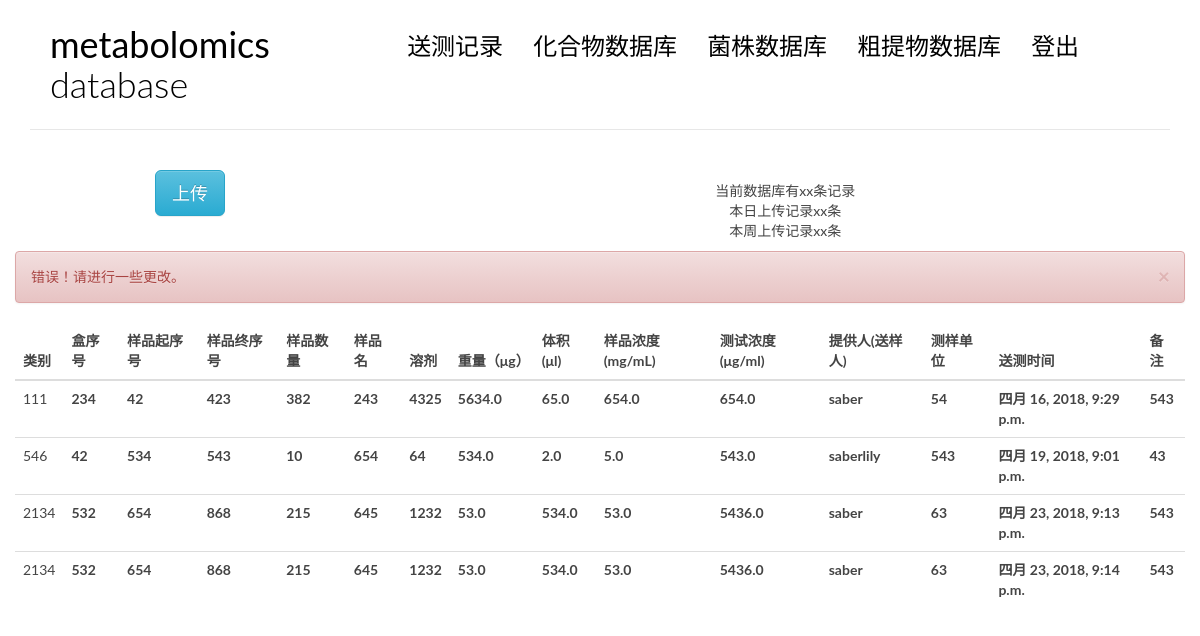
Page /recalter/ on the committed database.
### blog/models.py (models this page shows, shortened)
@python_2_unicode_compatible
class testrecord(models.Model):
    testtype = models.CharField(max_length = 20) #或者改成两个可选项？粗提物或者化合物
    boxnumber = models.IntegerField(blank = True) #盒序号
    samplestart = models.IntegerField(blank = True) #样品起序号
    sampleend = models.IntegerField(blank = True) #样品终序号
    samplenum = models.IntegerField(blank = True) #样品数量
    samplename = models.CharField(max_length = 100) #样品名
    solvent = models.CharField(max_length = 100) #溶剂
    mass = models.FloatField() #重量，单位miug
    volume = models.FloatField() #体积单位niuL
    concentration = models.FloatField() #浓度 单位(mg/mL)
    testconcentration = models.FloatField(blank= True) #测试浓度 单位(miug/mL)
    provider = models.ForeignKey(User) #提供人
    department = models.CharField(max_length=100) #测样单位
    sendtime = models.DateTimeField(auto_now_add=True, editable = True)
    sendtime.editable = 'True'     #送样时间
    comment = models.CharField(max_length = 500, blank = True)

### blog/testrecord.py (the view)
# urls.py: url(r'^recalter/$', views.recalter, name='recalter'),
def recalter(request):
    if request.method == 'GET':
        try:
            id = request.GET.get('id')
            testtype = request.GET.get('testtype') #或者改成两个可选项？粗提物或者化合物
            boxnumber = request.GET.get('boxnumber') #盒序号
            samplestart = request.GET.get('samplestart') #样品起序号
            sampleend = request.GET.get('sampleend') #样品终序号
            samplename = request.GET.get('samplename') #样品名
            samplenum = int(sampleend) - int(samplestart) + 1 #样品数量
            solvent = request.GET.get('solvent') #溶剂
            mass = request.GET.get('mass')#重量，单位miug
            volume = request.GET.get('volume') #体积单位niuL
            concentration = request.GET.get('concentration') #浓度 单位(mg/mL)
            testconcentration = request.GET.get('testconcentration') #测试浓度 单位(miug/mL)
            department = request.GET.get('department') #测样单位
            comment =request.GET.get('comment')
            infos = {
                'testtype' : testtype,
                'boxnumber' : boxnumber,
                'samplestart' : samplestart,
                'sampleend' : sampleend,
                'samplenum' : samplenum,
                'samplename' : samplename,
                'solvent' : solvent,
                'mass' : mass,
                'volume' : volume,
                'concentration' : concentration,
                'testconcentration' : testconcentration,
                'department' : department,
                'comment' : comment,
                'provider': request.user
            }
            testrecord.objects.select_for_update().filter(id = id).update(**infos)
            return recordindex(request, msg = 0)
        except:
            return recordindex(request, msg = 1)

### blog/testrecord.py (called while the page is built)
def recordindex(request, msg = -1):
    lists = testrecord.objects.all()
    return render(request, 'blog/record.html', {'tests' : lists, 'msg' : msg} )

### templates/blog/record.html (shortened to what this page needs)
{% extends 'base.html' %}
{%block main %}
<body>
            <div class="row">
                <div class="col-md-4 col-sm-5 col-xs-8">
                    <center>
                        <button class="btn btn-info btn-primary btn-lg" data-toggle="modal" data-target="#myModal">
                            上传
                        </button>
                    </center>
                </div>
                <div class="col-md-8 col-sm-7 col-xs-4">
                    <nav class="main-nav" role="navigation">
                        <div class="collapse navbar-collapse" id="bs-example-navbar-collapse-1">
                                <ul class="list-unstyled text-center" >
                                    <li>当前数据库有xx条记录</li>
                                    <li>本日上传记录xx条</li>
                                    <li>本周上传记录xx条</li>
                                  </ul>
                        </div>
                    </nav>
                </div>
            </div>
            <div class="col-md-12 col-sm-7 col-xs-4">
                    {% if msg == 0 %}
                    <div class="alert alert-success alert-dismissable">
                        <button type="button" class="close" data-dismiss="alert"
                                aria-hidden="true">
                            &times;
                        </button>
                        成功！很好地完成了提交。
                    </div>
                    {% elif msg == 1 %}
                    <div class="alert alert-danger alert-dismissable">
                        <button type="button" class="close" data-dismiss="alert"
                                aria-hidden="true">
                            &times;
                        </button>
                        错误！请进行一些更改。
                    </div>
                    {% endif %}
            <table class="table table-hover">
                    <thead>
                        <tr>
                            <th>类别</th>
                            <th>盒序号</th>
                            <th>样品起序号</th>
                            <th>样品终序号</th>
                            <th>样品数量</th>
                            <th>样品名</th>
                            <th>溶剂</th>
                            <th>重量（μg）</th>
                            <th>体积(μl)</th>
                            <th>样品浓度(mg/mL)</th>
                            <th>测试浓度(μg/ml)</th>
                            <th>提供人(送样人)</th>
                            <th>测样单位</th>
                            <th>送测时间</th>
                            <th>备注</th>
                        </tr>
                    </thead>
                    <tbody>
                            {% for test in tests %}
                            {% if request.user == test.provider %}
                            <tr class="row1 success" id = "useajax" data-toggle="modal" data-target="#alter" data-whatever="{{test.id}}"
                            data-testtype = "{{test.testtype}}" data-boxnumber = "{{test.boxnumber}}" data-samplestart = "{{test.samplestart}}"
                            data-sampleend = "{{test.sampleend}}" data-samplenum = "{{test.samplenum}}" data-samplename = "{{test.samplename}}"
                            data-solvent = "{{test.solvent}}" data-mass = "{{test.mass}}" data-volume = "{{test.volume}}"
                            data-concentration = "{{test.concentration}}" data-testconcentration = "{{test.testconcentration}}"
                            data-department = "{{test.department}}" data-comment = "{{test.comment}}">
                            {% else %}
                            <tr class="row1">
                            {% endif %}
                                <td class = "field-testtype"> {{test.testtype}}</td>
                                <th class = "field-boxnumber">{{test.boxnumber}}</th>
                                <th class = "field-samplestart">{{test.samplestart}}</th>
                                <th class = "field-sampleend">{{test.sampleend}}</th>
                                <th class = "field-samplenum">{{test.samplenum}}</th>
                                <th class = "field-samplename">{{test.samplename}}</th>
                                <th class = "field-solvent">{{test.solvent}}</th>
                                <th class = "field-mass">{{test.mass}}</th>
                                <th class = "field-volume">{{test.volume}}</th>
                                <th class = "field-concentration">{{test.concentration}}</th>
                                <th class = "field-testconcentration">{{test.testconcentration}}</th>
                                <th class = "field-provider">{{test.provider}}</th>
                                <th class = "field-department">{{test.department}}</th>
                                <th class = "field-sentime">{{test.sendtime}}</th>
                                <th class = "field-comment">{{test.comment}}</th>
                            </tr>
                            {% empty %}
                              <div class="row1">null</div>
                            {% endfor %}
                    </tbody>
                </table>
                </div>
</body>
{% endblock main %}

### blog/static/blog/css/custom.css (style rules this page uses)
* { outline: none; }
body { color: #444; font-family: 'Lato', sans-serif; }
.main-nav { margin-top: 11px; max-width: 95%; }

### rows in the picture
testrecord: testtype "111", boxnumber "234", samplestart "42", sampleend "423", samplenum "382", samplename "243", solvent "4325", mass "5634.0", volume "65.0", concentration "654.0", testconcentration "654.0", provider "saber", department "54", sendtime "四月 16, 2018, 9:29 p.m.", comment "543"
testrecord: testtype "546", boxnumber "42", samplestart "534", sampleend "543", samplenum "10", samplename "654", solvent "64", mass "534.0", volume "2.0", concentration "5.0", testconcentration "543.0", provider "saberlily", department "543", sendtime "四月 19, 2018, 9:01 p.m.", comment "43"
testrecord: testtype "2134", boxnumber "532", samplestart "654", sampleend "868", samplenum "215", samplename "645", solvent "1232", mass "53.0", volume "534.0", concentration "53.0", testconcentration "5436.0", provider "saber", department "63", sendtime "四月 23, 2018, 9:13 p.m.", comment "543"
testrecord: testtype "2134", boxnumber "532", samplestart "654", sampleend "868", samplenum "215", samplename "645", solvent "1232", mass "53.0", volume "534.0", concentration "53.0", testconcentration "5436.0", provider "saber", department "63", sendtime "四月 23, 2018, 9:14 p.m.", comment "543"
